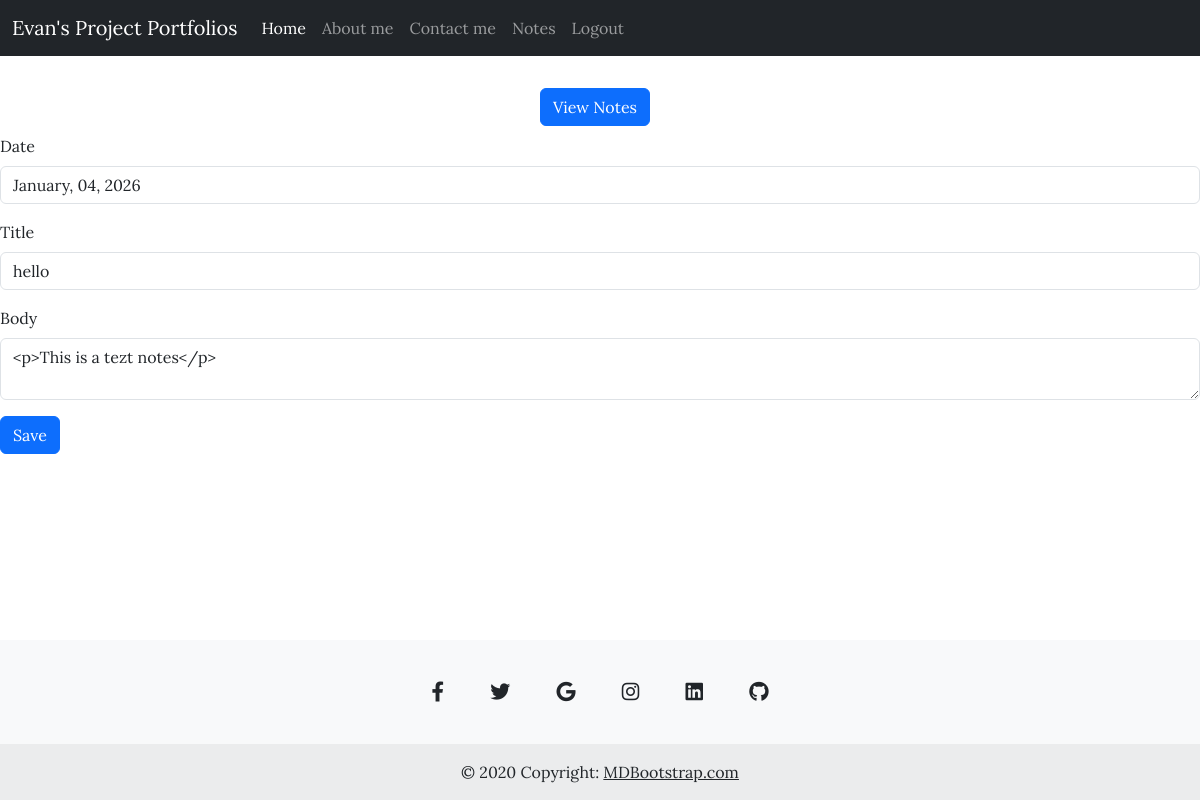
Before: /edit_note/1 (signed in) with the older database file.
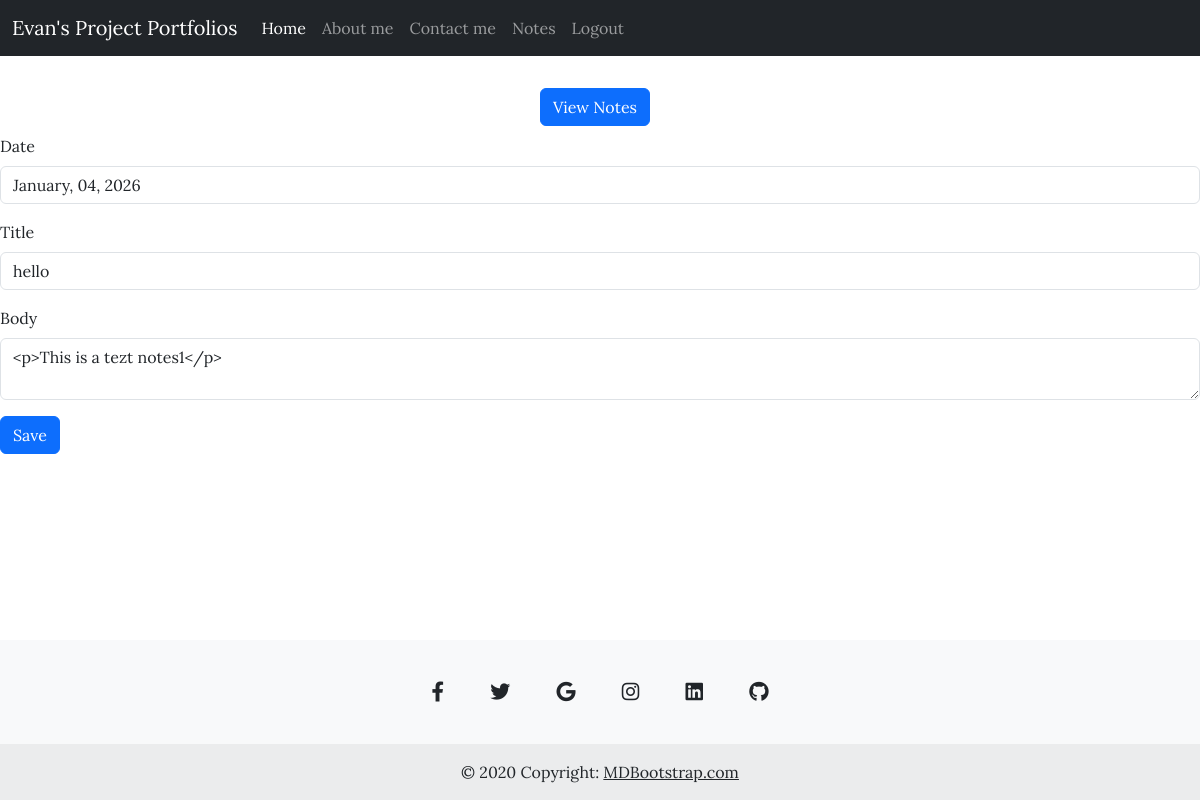
After: the same page with the newer database file.
### application/notes/models.py (models this page shows)
class Notes(db.Model):
    __tablename__ = 'notes'
    id: Mapped[int] = mapped_column(Integer, primary_key=True)
    date: Mapped[str] = mapped_column(String(1000), nullable=False)
    title: Mapped[str] = mapped_column(String(120), nullable=False)
    body: Mapped[str] = mapped_column(String(1000), nullable=False)
    user_id:Mapped[int] = mapped_column(ForeignKey('users.id', name='fk_notes_user_id'), nullable=True)
    users:Mapped['Users'] = relationship(back_populates='notes')

### application/notes/routes.py (the view)
@notes_bp.route("/edit_note/<int:note_id>", methods = ["POST","GET"])
@login_required
def edit_note(note_id):
    note = Notes.query.get_or_404(note_id)
    form = CreateNotes(obj=note)
    if form.validate_on_submit():
        note.title = form.title.data
        note.body = form.body.data
        db.session.commit()
        flash("Note updated")
        return redirect(url_for('notes_bp.notes_content', note_id =note.id))
    return render_template('create_notes.html', form = form)

### application/notes/forms.py
class CreateNotes(FlaskForm):
    date = StringField('Date')
    title = StringField('Title')
    body = CKEditorField('Body', validators=[DataRequired()])
    submit = SubmitField('Save')

### application/extensions.py (called while the page is built)
@login_manager.user_loader
def load_user(user_id):
    return db.get_or_404(Users, user_id)

### application/notes/templates/create_notes.html (shortened to what this page needs)
{% extends 'base.html' %} {% from 'bootstrap5/form.html' import render_form  %}
{% block content %}
<div style="" class="top-button">
    <a style="left: 45%; position :relative;" href="{{url_for('notes_bp.notes_list')}}" class="btn btn-primary my-2">View Notes</a>
</div>
{{ render_form(form) }}
{% endblock %}

Changed rows visible on the page:
changed Notes "hello": body "<p>This is a tezt notes</p>" → "<p>This is a tezt notes1</p>"
